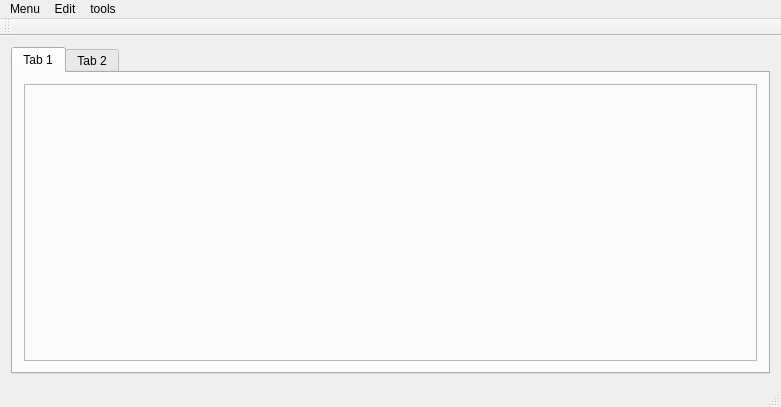
<?xml version="1.0" encoding="UTF-8"?>
<ui version="4.0">
 <class>MainWindow</class>
 <widget class="QMainWindow" name="MainWindow">
  <property name="geometry">
   <rect>
    <x>0</x>
    <y>0</y>
    <width>781</width>
    <height>407</height>
   </rect>
  </property>
  <property name="windowTitle">
   <string>QT Theme Editor</string>
  </property>
  <widget class="QWidget" name="centralWidget">
   <layout class="QGridLayout" name="gridLayout">
    <item row="0" column="0">
     <widget class="QTabWidget" name="tabWidget">
      <property name="currentIndex">
       <number>0</number>
      </property>
      <widget class="QWidget" name="tab_3">
       <attribute name="title">
        <string>Tab 1</string>
       </attribute>
       <layout class="QGridLayout" name="gridLayout_3">
        <item row="0" column="0">
         <widget class="QFrame" name="frame">
          <property name="frameShape">
           <enum>QFrame::StyledPanel</enum>
          </property>
          <property name="frameShadow">
           <enum>QFrame::Raised</enum>
          </property>
          <layout class="QGridLayout" name="gridLayout_2"/>
         </widget>
        </item>
       </layout>
      </widget>
      <widget class="QWidget" name="tab_4">
       <attribute name="title">
        <string>Tab 2</string>
       </attribute>
       <layout class="QGridLayout" name="gridLayout_5">
        <item row="0" column="0">
         <widget class="QWidget" name="widget" native="true">
          <layout class="QGridLayout" name="gridLayout_4">
           <item row="0" column="0">
            <widget class="QStackedWidget" name="stackedWidget">
             <property name="autoFillBackground">
              <bool>false</bool>
             </property>
             <property name="styleSheet">
              <string notr="true">background-image: url(:/Resource/save.png);</string>
             </property>
             <property name="currentIndex">
              <number>1</number>
             </property>
             <widget class="QWidget" name="page"/>
             <widget class="QWidget" name="page_2"/>
            </widget>
           </item>
          </layout>
         </widget>
        </item>
       </layout>
      </widget>
     </widget>
    </item>
   </layout>
  </widget>
  <widget class="QToolBar" name="mainToolBar">
   <attribute name="toolBarArea">
    <enum>TopToolBarArea</enum>
   </attribute>
   <attribute name="toolBarBreak">
    <bool>false</bool>
   </attribute>
  </widget>
  <widget class="QStatusBar" name="statusBar"/>
  <widget class="QMenuBar" name="menuBar">
   <property name="geometry">
    <rect>
     <x>0</x>
     <y>0</y>
     <width>781</width>
     <height>24</height>
    </rect>
   </property>
   <widget class="QMenu" name="menuEdit">
    <property name="title">
     <string>Edit</string>
    </property>
    <addaction name="actionundo"/>
   </widget>
   <widget class="QMenu" name="menutools">
    <property name="title">
     <string>tools</string>
    </property>
    <addaction name="actionColorPicker"/>
    <addaction name="actionHighlight"/>
    <addaction name="actioncompile"/>
   </widget>
   <widget class="QMenu" name="menuMenu">
    <property name="title">
     <string>Menu</string>
    </property>
    <addaction name="actionExit"/>
    <addaction name="actionOpen"/>
    <addaction name="actionSave"/>
    <addaction name="actionSaveAs"/>
    <addaction name="actionApply"/>
    <addaction name="actionNew"/>
   </widget>
   <addaction name="menuMenu"/>
   <addaction name="menuEdit"/>
   <addaction name="menutools"/>
  </widget>
  <action name="actionExit">
   <property name="text">
    <string>Exit</string>
   </property>
  </action>
  <action name="actionOpen">
   <property name="text">
    <string>Open</string>
   </property>
  </action>
  <action name="actionSave">
   <property name="text">
    <string>Save</string>
   </property>
  </action>
  <action name="actionSaveAs">
   <property name="text">
    <string>SaveAs</string>
   </property>
  </action>
  <action name="actionundo">
   <property name="text">
    <string>undo</string>
   </property>
  </action>
  <action name="actionColorPicker">
   <property name="text">
    <string>ColorPicker</string>
   </property>
  </action>
  <action name="actionHighlight">
   <property name="text">
    <string>Highlight</string>
   </property>
  </action>
  <action name="actionApply">
   <property name="text">
    <string>Apply</string>
   </property>
  </action>
  <action name="actionNew">
   <property name="text">
    <string>New</string>
   </property>
  </action>
  <action name="actioncompile">
   <property name="text">
    <string>compile</string>
   </property>
  </action>
 </widget>
 <layoutdefault spacing="6" margin="11"/>
 <resources/>
 <connections/>
</ui>
